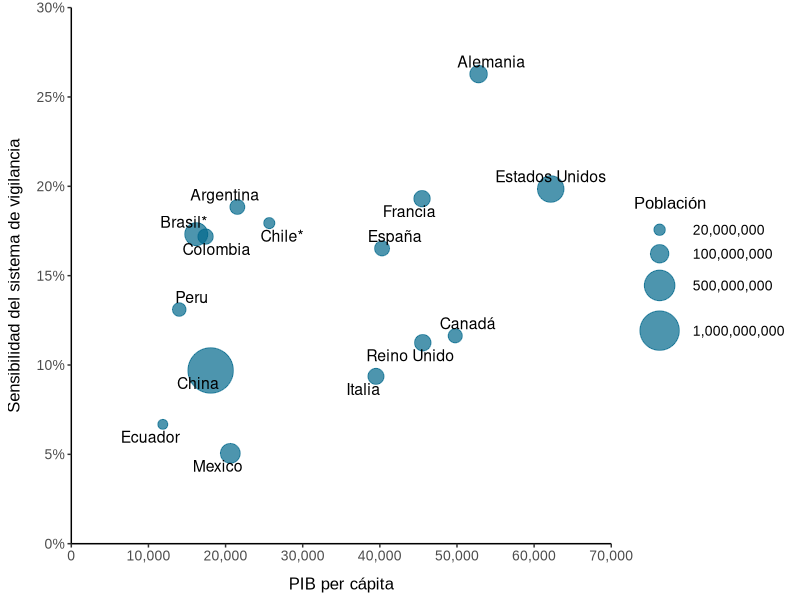

Write the R code that produced this figure. (Note: this script raises an error after producing the figure.)
library(ggplot2)
library(ggrepel)
library(dplyr)
library(scales) 
library(readxl)

rm(list=ls())

#Datos
datosfig1 <- read_excel("data/data_cap_008/datosfig1.xlsx")


# Crear el gráfico de burbujas
gpibpoblac<-ggplot(datosfig1, aes(x = PIB, y = (`Sensibilidad...6`*100), size = `Población...2`, label = País)) +
  geom_point(color = "#00688B", alpha = 0.7) +  
  geom_text_repel(size = 4, max.overlaps = 10) +  # Etiquetas de países
  scale_size(range = c(3, 15), 
             breaks = c(20000000, 100000000, 500000000, 1000000000),
             name = "Población",
             labels = comma) +  
  scale_x_continuous(labels = comma,
                     expand = expansion(mult = c(0,0)),
                     breaks = seq(0, 70000, by=10000))+
  scale_y_continuous(labels = function(x) paste0(x, "%"),
                     expand = expansion(mult = c(0,0)),
                     breaks = seq(0, 30, by=5))+
  coord_cartesian(ylim = c(0,30),
                  xlim = c(0,70000))+
  labs(x = "PIB per cápita",
       y = "Sensibilidad del sistema de vigilancia") +
  theme_classic(base_family = "Arial") +
  theme(plot.caption = element_text(size = 10),
        axis.text = element_text(size = 10),
        axis.title.y = element_text(size = 12, margin = margin(r=10)),
        axis.title.x = element_text(size = 12, margin = margin(t=10)),
        legend.title = element_text(size = 12),
        legend.text = element_text(size = 10)
        #panel.grid.major.x = element_line(color = "gray90",linewidth = 0.3),
        #panel.grid.major.y = element_line(color = "gray90",linewidth = 0.3)
        )

gpibpoblac

#Guardar gráfica
ggsave("outputs/grafic_cap_008/f1_pibpoblac.jpg",
       width = 8,
       height = 5,
       dpi=300)
